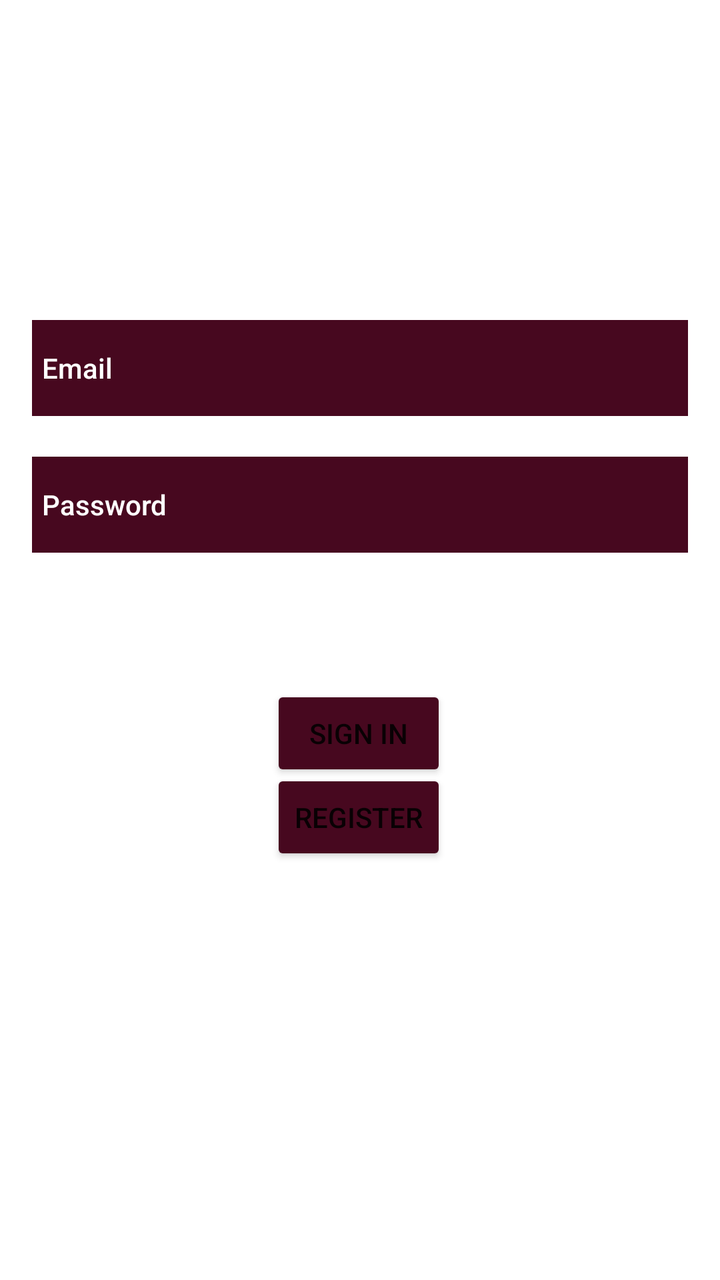
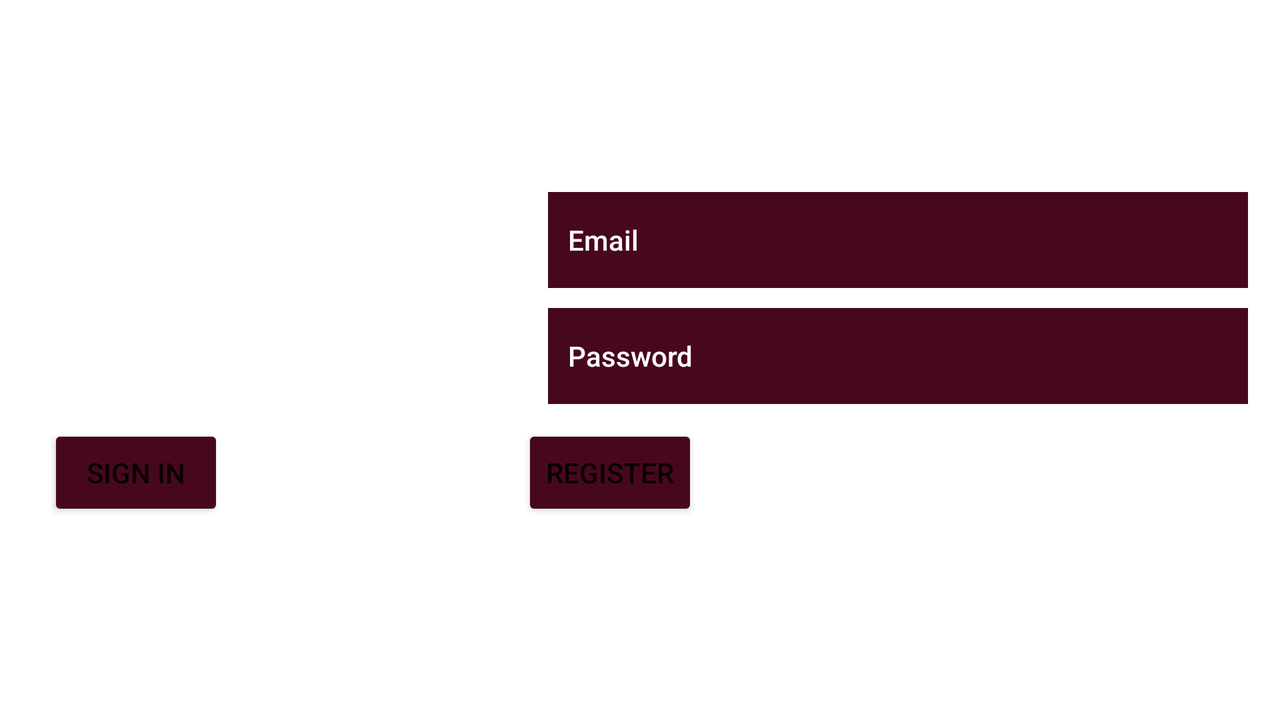

One screen, two layout resources from the same app: the default and the author's alternative for another configuration. Each is rendered where Android would select it; the XML of both is given below.
<!-- AndroidManifest.xml: application theme Theme.SWMAD_Group10_AppProject -->
<!-- res/layout/activity_login.xml -->
<?xml version="1.0" encoding="utf-8"?>
<androidx.constraintlayout.widget.ConstraintLayout xmlns:android="http://schemas.android.com/apk/res/android"
    xmlns:app="http://schemas.android.com/apk/res-auto"
    xmlns:tools="http://schemas.android.com/tools"
    android:id="@+id/constraintLayout"
    android:layout_width="match_parent"
    android:layout_height="match_parent"
    android:background="@drawable/wallpaper"
    tools:context=".Activities.LoginActivity">

    <TextView
        android:id="@+id/textView3"
        android:layout_width="wrap_content"
        android:layout_height="wrap_content"
        android:fontFamily="sans-serif-medium"
        android:text="@string/LoginTo"
        android:textColor="@color/white"
        android:textSize="24sp"
        app:layout_constraintBottom_toTopOf="@+id/emailField"
        app:layout_constraintEnd_toEndOf="parent"
        app:layout_constraintStart_toStartOf="parent"
        app:layout_constraintTop_toBottomOf="@+id/AppName" />

    <TextView
        android:id="@+id/AppName"
        android:layout_width="wrap_content"
        android:layout_height="wrap_content"
        android:layout_marginTop="50dp"
        android:fontFamily="sans-serif-medium"
        android:text="@string/AppName"
        android:textColor="@color/white"
        android:textSize="96sp"
        app:layout_constraintEnd_toEndOf="parent"
        app:layout_constraintHorizontal_bias="0.497"
        app:layout_constraintStart_toStartOf="parent"
        app:layout_constraintTop_toTopOf="parent" />

    <Button
        android:id="@+id/loginBtn"
        android:layout_width="wrap_content"
        android:layout_height="wrap_content"
        android:backgroundTint="@color/brune"
        android:text="@string/Login"
        app:layout_constraintBottom_toBottomOf="parent"
        app:layout_constraintEnd_toEndOf="parent"
        app:layout_constraintHorizontal_bias="0.498"
        app:layout_constraintStart_toStartOf="parent"
        app:layout_constraintTop_toTopOf="parent"
        app:layout_constraintVertical_bias="0.579" />

    <Button
        android:id="@+id/registerBtn"
        android:layout_width="wrap_content"
        android:layout_height="wrap_content"
        android:backgroundTint="@color/brune"
        android:text="@string/Register"
        app:layout_constraintBottom_toBottomOf="parent"
        app:layout_constraintEnd_toEndOf="parent"
        app:layout_constraintHorizontal_bias="0.498"
        app:layout_constraintStart_toStartOf="parent"
        app:layout_constraintTop_toTopOf="parent"
        app:layout_constraintVertical_bias="0.65" />

    <EditText
        android:id="@+id/emailField"
        android:layout_width="0dp"
        android:layout_height="wrap_content"
        android:layout_marginStart="16dp"
        android:layout_marginEnd="16dp"
        android:layout_marginBottom="432dp"
        android:autofillHints=""
        android:background="@color/brune"
        android:fontFamily="sans-serif-medium"
        android:hint="@string/Email"
        android:inputType="textEmailAddress"
        android:minHeight="48dp"
        android:padding="5dp"
        android:textColor="#FFFFFF"
        android:textColorHint="#FFFFFF"
        android:textSize="14sp"
        app:layout_constraintBottom_toBottomOf="parent"
        app:layout_constraintEnd_toEndOf="parent"
        app:layout_constraintHorizontal_bias="0.0"
        app:layout_constraintStart_toStartOf="parent" />

    <EditText
        android:id="@+id/passwordField"
        android:layout_width="0dp"
        android:layout_height="wrap_content"
        android:layout_marginStart="16dp"
        android:layout_marginTop="16dp"
        android:layout_marginEnd="16dp"
        android:autofillHints=""
        android:background="@color/brune"
        android:fontFamily="sans-serif-medium"
        android:hint="@string/Password"
        android:inputType="textPassword"
        android:minHeight="48dp"
        android:padding="5dp"
        android:textColor="#FFFFFF"
        android:textColorHint="#FFFFFF"
        android:textSize="14sp"
        app:layout_constraintBottom_toTopOf="@+id/loginBtn"
        app:layout_constraintEnd_toEndOf="parent"
        app:layout_constraintHorizontal_bias="0.0"
        app:layout_constraintStart_toStartOf="parent"
        app:layout_constraintTop_toBottomOf="@+id/emailField"
        app:layout_constraintVertical_bias="0.06" />

</androidx.constraintlayout.widget.ConstraintLayout>
<!-- resources referenced by this layout -->
<resources>
  <color name="brune">#47081F</color>
  <color name="white">#FFFFFFFF</color>
  <string name="AppName">UMeme</string>
  <string name="Email">Email</string>
  <string name="Login">Sign In</string>
  <string name="LoginTo">Login to your UMeme account</string>
  <string name="Password">Password</string>
  <string name="Register">Register</string>
  <style name="Theme.SWMAD_Group10_AppProject" parent="Theme.MaterialComponents.DayNight.DarkActionBar">
          
          <item name="colorPrimary">@color/purple_500</item>
          <item name="colorPrimaryVariant">@color/purple_700</item>
          <item name="colorOnPrimary">@color/white</item>
          
          <item name="colorSecondary">@color/teal_200</item>
          <item name="colorSecondaryVariant">@color/teal_700</item>
          <item name="colorOnSecondary">@color/black</item>
          
          <item name="android:statusBarColor" tools:targetApi="l">?attr/colorPrimaryVariant</item>
          
      </style>
  <color name="purple_500">#6E3A44</color>
  <color name="purple_700">#8E7E49</color>
  <color name="teal_200">#FF03DAC5</color>
  <color name="teal_700">#FF018786</color>
  <color name="black">#FF000000</color>
</resources>
<!-- res/layout-land/activity_login.xml (the author's variant of the layout above) -->
<!-- drawn on the phone turned sideways -->
<?xml version="1.0" encoding="utf-8"?>
<androidx.constraintlayout.widget.ConstraintLayout xmlns:android="http://schemas.android.com/apk/res/android"
    xmlns:app="http://schemas.android.com/apk/res-auto"
    xmlns:tools="http://schemas.android.com/tools"
    android:id="@+id/constraintLayout"
    android:layout_width="match_parent"
    android:layout_height="match_parent"
    android:background="@drawable/wallpaper"
    tools:context=".Activities.LoginActivity"
    tools:layout_editor_absoluteX="0dp"
    tools:layout_editor_absoluteY="-48dp">

    <TextView
        android:id="@+id/AppName"
        android:layout_width="wrap_content"
        android:layout_height="wrap_content"
        android:layout_marginStart="16dp"
        android:layout_marginTop="43dp"
        android:fontFamily="sans-serif-medium"
        android:text="@string/AppName"
        android:textColor="@color/white"
        android:textSize="96sp"
        app:layout_constraintStart_toStartOf="parent"
        app:layout_constraintTop_toTopOf="parent" />

    <TextView
        android:id="@+id/textView4"
        android:layout_width="wrap_content"
        android:layout_height="wrap_content"
        android:layout_marginStart="26dp"
        android:fontFamily="sans-serif-medium"
        android:text="@string/LoginTo"
        android:textColor="@color/white"
        android:textSize="24sp"
        app:layout_constraintEnd_toEndOf="@+id/AppName"
        app:layout_constraintStart_toStartOf="parent"
        app:layout_constraintTop_toBottomOf="@+id/AppName" />

    <Button
        android:id="@+id/loginBtn"
        android:layout_width="wrap_content"
        android:layout_height="wrap_content"
        android:layout_marginStart="24dp"
        android:layout_marginTop="9dp"
        android:backgroundTint="@color/brune"
        android:text="@string/Login"
        app:layout_constraintStart_toStartOf="parent"
        app:layout_constraintTop_toBottomOf="@+id/textView4" />

    <Button
        android:id="@+id/registerBtn"
        android:layout_width="wrap_content"
        android:layout_height="wrap_content"
        android:layout_marginTop="9dp"
        android:backgroundTint="@color/brune"
        android:text="@string/Register"
        app:layout_constraintEnd_toEndOf="@+id/textView4"
        app:layout_constraintTop_toBottomOf="@+id/textView4" />

    <EditText
        android:id="@+id/emailField"
        android:layout_width="350dp"
        android:layout_height="wrap_content"
        android:layout_marginEnd="16dp"
        android:layout_marginBottom="27dp"
        android:autofillHints=""
        android:background="@color/brune"
        android:ems="10"
        android:fontFamily="sans-serif-medium"
        android:hint="@string/Email"
        android:inputType="textEmailAddress"
        android:minHeight="48dp"
        android:padding="10dp"
        android:textColor="#FFFFFF"
        android:textColorHint="#FFFFFF"
        android:textSize="14sp"
        app:layout_constraintBottom_toBottomOf="@+id/AppName"
        app:layout_constraintEnd_toEndOf="parent" />

    <EditText
        android:id="@+id/passwordField"
        android:layout_width="0dp"
        android:layout_height="wrap_content"
        android:layout_marginTop="10dp"
        android:layout_marginEnd="16dp"
        android:autofillHints=""
        android:background="@color/brune"
        android:ems="10"
        android:fontFamily="sans-serif-medium"
        android:hint="@string/Password"
        android:inputType="textPassword"
        android:minHeight="48dp"
        android:padding="10dp"
        android:textColor="#FFFFFF"
        android:textColorHint="#FFFFFF"
        android:textSize="14sp"
        app:layout_constraintEnd_toEndOf="parent"
        app:layout_constraintStart_toStartOf="@+id/emailField"
        app:layout_constraintTop_toBottomOf="@+id/emailField" />

</androidx.constraintlayout.widget.ConstraintLayout>
